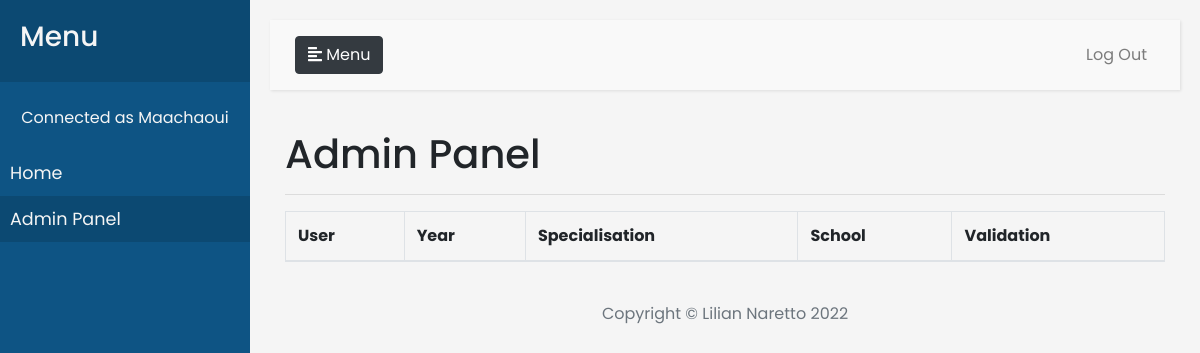
Page /admin (signed in) on the earlier database version.
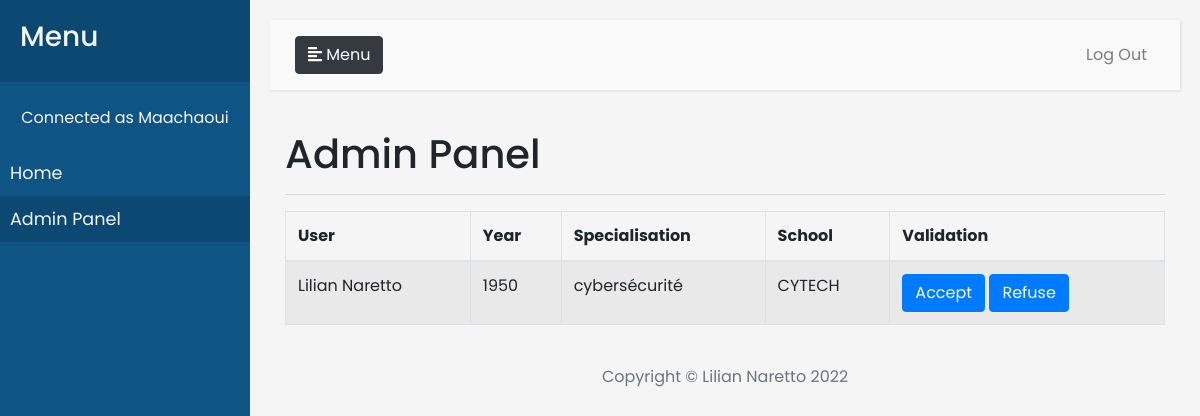
Same page on the later database version.
### manager.py (models this page shows, shortened)
class User(UserMixin,db.Model):
    __tablename__ = 'user'
    id = db.Column('id',db.Integer,primary_key = True)
    name = db.Column('name',db.String(50))
    first_name = db.Column('first_name',db.String(50))
    password =db.Column('password',db.String(255))
    mail = db.Column('mail',db.String(255))
    admin = db.Column('admin',db.Integer)
    school = db.Column("school",db.String(255))

class Diploma(db.Model) :
    __tablename__ = 'diploma'
    _id = db.Column('id',db.Integer,primary_key = True)
    _id_user = db.Column(db.Integer, db.ForeignKey('user.id'))
    user_link = db.relationship("User")
    graduation_years = db.Column("graduation_years",db.String(8))
    specialisation =db.Column("specialisation",db.String(255))
    status = db.Column('status',db.Integer)# 0 : validé 1:refusé 2: en attente
    hash =db.Column('hash',db.String(255))

### app.py (the view, shortened to what this page needs)
@app.route("/admin",methods=['POST','GET'])
@login_required
def admin():
    admin=True
    warning = None
    success = None
    if not current_user.admin:
        return redirect('/')
    else:
        db.session.commit()
        tab_diploma = all_diplomas()
        diploma_users=[]
        for diploma in tab_diploma :
            diploma_users.append(search_user(diploma._id_user))
        return render_template('Admin.html',diplomas=tab_diploma, n = len(tab_diploma),admin=admin,warning=warning,success=success)

### manager.py (called while the page is built)
@login_manager.user_loader
def load_user(user):
    return User.query.get(user)

def all_diplomas():
     return Diploma.query.all()

def search_user(id_user) :
    return User.query.filter_by(id = id_user).first()

### templates/admin.html (shortened to what this page needs)
{% extends 'base.html' %}
{% block content %}
<h1>Admin Panel</h1>
<hr>
<table class="table display table-striped table-bordered">
  <thead>
    <tr>
      <th scope="col">User</th>
      <th scope="col">Year</th>
      <th scope="col">Specialisation</th>
      <th scope="col">School</th>
      <th scope="col">Validation</th>
    </tr>
  </thead>
  <tbody>
      {% for diploma in diplomas %}
      {% if diploma.status==2 %}
      <tr>
          <td>{{diploma.user_link.first_name}} {{diploma.user_link.name}}</td>
          <td>{{diploma.graduation_years}}</td>
          <td>{{diploma.specialisation}}</td>
          <td>{{current_user.school}}</td>
          <td><form method="POST">
                  <button type="button" class="btn btn-primary" name="accept" data-toggle="modal" data-target="#modal{{diploma._id}}" id="accept{{diploma._id}}">Accept</button>
                  <button type="submit" class="btn btn-primary" name="refuse" value={{diploma._id}}>Refuse</button>
                </form>
              </td>
      </tr>
      {% endif %}
      {%endfor%}
  </tbody>
</table>
{% endblock %}

### templates/base.html (shortened to what this page needs)
<!DOCTYPE html>
<html lang="en">
    <head>
        <link rel="stylesheet" href="https://cdnjs.cloudflare.com/ajax/libs/font-awesome/4.7.0/css/font-awesome.min.css">
        <link rel="stylesheet" href="https://stackpath.bootstrapcdn.com/bootstrap/4.3.1/css/bootstrap.min.css">
        <link rel="stylesheet" href="https://cdn.jsdelivr.net/npm/bootstrap@4.5.3/dist/css/bootstrap.min.css">
        <link rel="stylesheet" href="https://cdn.datatables.net/1.10.25/css/dataTables.bootstrap4.min.css">
        <link rel="stylesheet" href="https://cdn.datatables.net/buttons/1.7.1/css/buttons.dataTables.min.css">
        <link rel="stylesheet" type="text/css" href="{{ url_for('static', filename='css/style.css') }}">
    </head>
    <body>
        <div class="wrapper">
            <nav id="sidebar" aria-label="navigation">
                <div class="sidebar-header">
                    <h3>Menu</h3>
                </div>
                <br>
                {% if current_user.is_authenticated %}<div style="text-align: center;" >Connected as {{current_user.name}}</div>{% endif %}
                <ul class="list-unstyled components">
                    <li {% if home %} class="active" {% endif %}>
                        <a class="nav-link" href="{{ url_for('home') }}">Home</a>
                    </li>
                    {% if current_user.is_authenticated %}
                    {% if current_user.admin %}
                    <li {% if admin %} class="active" {% endif %}>
                        <a class="nav-link" href="{{ url_for('admin') }}">Admin Panel</a>
                    </li>
                    {% endif %}
                    {% endif %}
                </ul>
            </nav>
            <div id="content">
                <nav class="navbar navbar-expand-lg navbar-light">
                    <div class="container-fluid">
                        <button type="button" id="sidebarCollapse" class="btn btn-dark">
                            <em class="fas fa-align-left"></em>
                            <span>Menu</span>
                        </button>
                        <div class="collapse navbar-collapse justify-content-end" id="navbarSupportedContent">
                            <ul class="nav navbar-nav ml-auto">
                                {% if current_user.is_authenticated %}
                                <li class="nav-item">
                                    <a class="nav-link" href="{{ url_for('logout') }}">Log Out</a>
                                </li>
                                {% endif %}
                            </ul>
                        </div>
                    </div>
                </nav>
                <div class="container-fluid">
                    {% block content%}
                    {% endblock %}
                </div>
                <br>
                <footer class="footer text-center">
                    <div class="container">
                        <span class="text-muted">Copyright &copy; Lilian Naretto 2022</span>
                    </div>
                </footer>
            </div>
        </div>
    </body>
</html>

### static/css/style.css (style rules this page uses)
html { scroll-behavior:smooth; }
body { font-family: 'Poppins', sans-serif; background: #f5f5f5; }
a, a:hover, a:focus { color: inherit; text-decoration: none; transition: all 0.3s; }
.navbar { padding: 15px 10px; background: #f9f9f9; border: none; border-radius: 0; margin-bottom: 40px; box-shadow: 1px 1px 3px rgba(0, 0, 0, 0.1); }
.wrapper { display: flex; width: 100%; align-items: stretch; }
#sidebar { min-width: 250px; max-width: 250px; background: #0E5484; color: #f5f5f5; transition: all 0.3s; }
#sidebar .sidebar-header { padding: 20px; background: #0c4972; }
#sidebar ul.components { padding: 20px 0; }
#sidebar ul li a { padding: 10px; font-size: 1.1em; display: block; }
#sidebar ul li.active>a, a[aria-expanded="true"] { color: #f5f5f5; background: #0c4972; }
#content { width: 100%; padding: 20px; min-height: 100vh; transition: all 0.3s; }
@media (min-width: 992px) { #navbarSupportedContent .nav-item { margin-left: 3rem; } }

Differences in the rows shown:
added Diploma: user_link.first_name "Lilian", user_link.name "Naretto", graduation_years "1950", specialisation "cybersécurité", {{ current_user.school }} "CYTECH", {{ diploma._id }} 4 (drawn)
